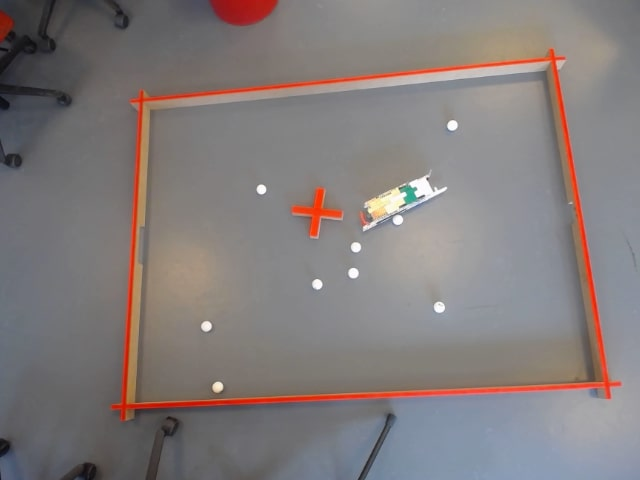
#> input picture src/bane.jpg, 640 x 480 px; its folder holds only this picture in this run
$ python -i detection.py   (imports and definitions only)
#> lines starting #> are read from the running program, lines starting #| are printed output that depends on the picture; after the words box and inside, x2 and y2 are one past the last pixel; in counts of white or black regions, pixels touching at a corner belong together
#> further down, picture is the input picture: shape (480, 640, 3); mean B, G, R 123.4, 123.9, 131.1
### src/frame.py
import math

# Class for the colored frames places on the robot
class Frame:

    def __init__(self, x, y, box=None):
        self.x = x
        self.y = y
        self.box = box

### src/robot.py
import math

# Robot class. Containg location of the green and blue frames
class Robot:

    def __init__(self, greenFrame, blueFrame, box=None):
        self.greenFrame = greenFrame
        self.blueFrame = blueFrame
        self.box =  box

### src/detection.py
import math

import cv2
import cvzone
import numpy as np

from ball import Ball
from cross import Cross
from frame import Frame
from robot import Robot


# The purpose of this python file is to detect the different objects on the field
# using hsv color codes.
# Source: OpenCV (https://docs.opencv.org/4.x/df/d9d/tutorial_py_colorspaces.html)


# Setting the hsv color values for the different objects on the field
hsvWhiteBall = {'hmin': 0, 'smin': 0, 'vmin': 198, 'hmax': 179, 'smax': 52, 'vmax': 255}
hsvOrangeBall = {'hmin': 11, 'smin': 56, 'vmin': 197, 'hmax': 169, 'smax': 255, 'vmax': 255}
hsvCross = {'hmin': 0, 'smin': 174, 'vmin': 211, 'hmax': 179, 'smax': 255, 'vmax': 255}
hsvGreen = {'hmin': 52, 'smin': 18, 'vmin': 0, 'hmax': 98, 'smax': 255, 'vmax': 255}
hsvBlue = {'hmin': 98, 'smin': 61, 'vmin': 0, 'hmax': 159, 'smax': 255, 'vmax': 255}

rectanglesCross = []


# [85 lines left out: functions detectOrangeBall, detectBalls, not called in this run]


def detectRobot(frame):

    global hsvGreen

    hmin, smin, vmin = hsvGreen['hmin'], hsvGreen['smin'], hsvGreen['vmin']
    hmax, smax, vmax = hsvGreen['hmax'], hsvGreen['smax'], hsvGreen['vmax']

    hsv = cv2.cvtColor(frame, cv2.COLOR_BGR2HSV)
#> hsv: shape (480, 640, 3); mean H, S, V 67, 27.1, 135.5

    lower_range = np.array([hmin, smin, vmin], dtype=np.uint8)
    upper_range = np.array([hmax, smax, vmax], dtype=np.uint8)

    mask = cv2.inRange(hsv, lower_range, upper_range)
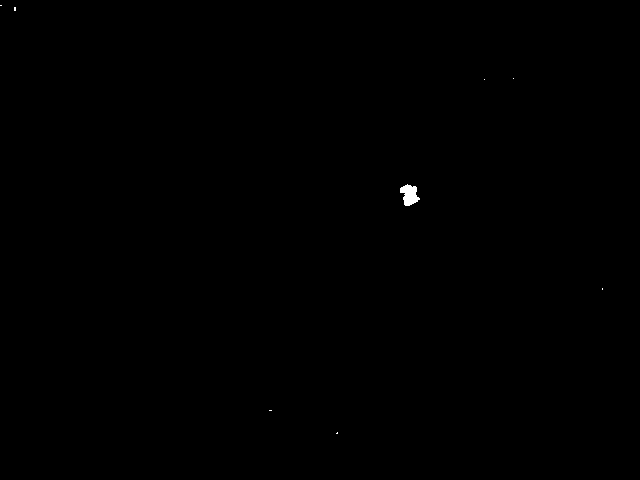
#> mask: shape (480, 640); 0.1% white; 8 white regions (7 under 20 px)

    contours, _ = cv2.findContours(
        mask, cv2.RETR_EXTERNAL, cv2.CHAIN_APPROX_SIMPLE)
#> contours = 8 contours, 7 with area under 20; largest, box (x1, y1, x2, y2) and area: (400, 184, 420, 206) 246

    if len(contours) > 0:
        largest_contour = max(contours, key=cv2.contourArea)
#> largest_contour = contour of 44 points, box (x1, y1, x2, y2) (400, 184, 420, 206), area 246
        rect = cv2.minAreaRect(largest_contour)
#> rect = ((409.5, 194), (16.76, 20.55), -18.43)
        box = cv2.boxPoints(rect)
#> box = [[404.8, 206.4], [398.3, 186.9], [414.2, 181.6], [420.7, 201.1]]
        box = np.int0(box)
#> box = [[404, 206], [398, 186], [414, 181], [420, 201]]

        center = np.mean(box, axis=0)
#> center = [409, 193.5]
        # robotH = math.sqrt((box[0][0] - box[1][0]) **
        #                    2 + (box[0][1] - box[1][1]) ** 2)
        # robotW = math.sqrt((box[1][0] - box[2][0]) **
        #                    2 + (box[1][1] - box[2][1]) ** 2)

        blueFrame = detectBlueFrame(frame)
        if blueFrame is not None :
            robot = Robot(Frame(center[0], center[1], box), blueFrame)
            robot.box = getRobotBox(robot)
            return robot

def getRobotBox(robot) :
        if robot.greenFrame is not None and robot.blueFrame is not None:

            # Define the distance between the two lines
            distance = 40

            # Calculate the slope of the line
            s = (robot.blueFrame.x - robot.greenFrame.x)
            #print(s)
            if s==0 or s==0.0 :
                s = 0.01

            slope = (robot.blueFrame.y - robot.greenFrame.y) / s
            # print(slope)

            # Calculate the angle of the line in radians
            angle = np.arctan(slope)

            # Calculate the x and y offsets for the parallel line
            x_offset = distance * np.sin(angle)
            y_offset = distance * np.cos(angle)

            # New points for the parallel line
            pt1 = (int(robot.greenFrame.x - x_offset), int(robot.greenFrame.y + y_offset))
            pt2 = (int(robot.blueFrame.x - x_offset), int(robot.blueFrame.y + y_offset))
            pt3 = (int(robot.greenFrame.x + x_offset), int(robot.greenFrame.y - y_offset))
            pt4 = (int(robot.blueFrame.x + x_offset), int(robot.blueFrame.y - y_offset))

            # [12 lines of commented-out code are left out]

            box = np.array([pt1, pt2, pt3, pt4])

            return box

# TODO - Not done
# [19 lines left out: function is_point_inside_rectangle, not called in this run]

def detectBlueFrame(frame):

    global hsvBlue

    hmin, smin, vmin = hsvBlue['hmin'], hsvBlue['smin'], hsvBlue['vmin']
    hmax, smax, vmax = hsvBlue['hmax'], hsvBlue['smax'], hsvBlue['vmax']

    hsv = cv2.cvtColor(frame, cv2.COLOR_BGR2HSV)

    lower_range = np.array([hmin, smin, vmin], dtype=np.uint8)
    upper_range = np.array([hmax, smax, vmax], dtype=np.uint8)

    mask = cv2.inRange(hsv, lower_range, upper_range)
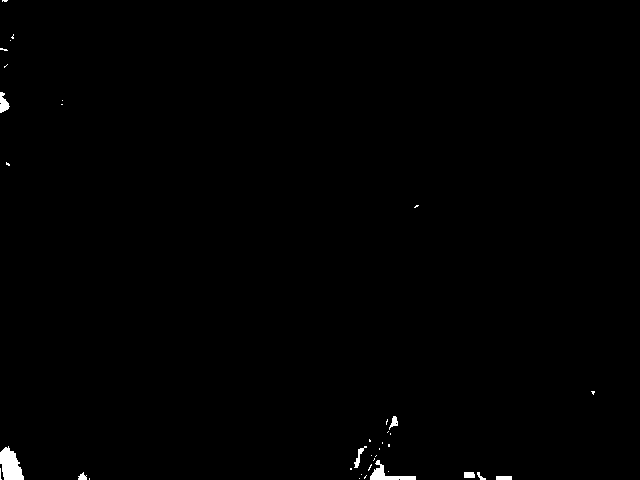
#> mask: shape (480, 640); 0.48% white; 37 white regions (28 under 20 px)

    contours, _ = cv2.findContours(
        mask, cv2.RETR_EXTERNAL, cv2.CHAIN_APPROX_SIMPLE)
#> contours = 37 contours, 29 with area under 20; largest, box (x1, y1, x2, y2) and area: (0, 446, 24, 480) 498, (370, 460, 416, 480) 242, (0, 92, 10, 113) 102, (354, 446, 367, 468) 56, (464, 472, 475, 478) 48, (389, 416, 398, 430) 46, (496, 476, 512, 480) 45, (78, 472, 87, 480) 33

    if len(contours) > 0:
        largest_contour = max(contours, key=cv2.contourArea)
#> largest_contour = contour of 40 points, box (x1, y1, x2, y2) (0, 446, 24, 480), area 498
        rect = cv2.minAreaRect(largest_contour)
#> rect = ((9.62, 464.2), (19.23, 35.85), -15.95)
        box = cv2.boxPoints(rect)
#> box = [[5.3, 484.1], [-4.55, 449.6], [13.94, 444.3], [23.79, 478.8]]
        box = np.int0(box)
#> box = [[5, 484], [-4, 449], [13, 444], [23, 478]]

        center = np.mean(box, axis=0)
#> center = [9.25, 463.8]

        return Frame(center[0], center[1], box)
#> in __init__, `self.x = x`: self.x = 9.25
#> in __init__, `self.y = y`: self.y = 463.8
#> in __init__, `self.box = box`: self.box = [[5, 484], [-4, 449], [13, 444], [23, 478]]


# [191 lines left out: functions drawLine, getDistance, getAngle, is_line_crossing_circle, detectCross, drawCross and 3 more, not called in this run]

>>> import cv2
>>> picture = cv2.imread('bane.jpg')
>>> result = detectRobot(picture)
#> in detectRobot, `robot.box = getRobotBox(robot)`: robot.box = [[431, 226], [31, 496], [386, 160], [-13, 430]]
